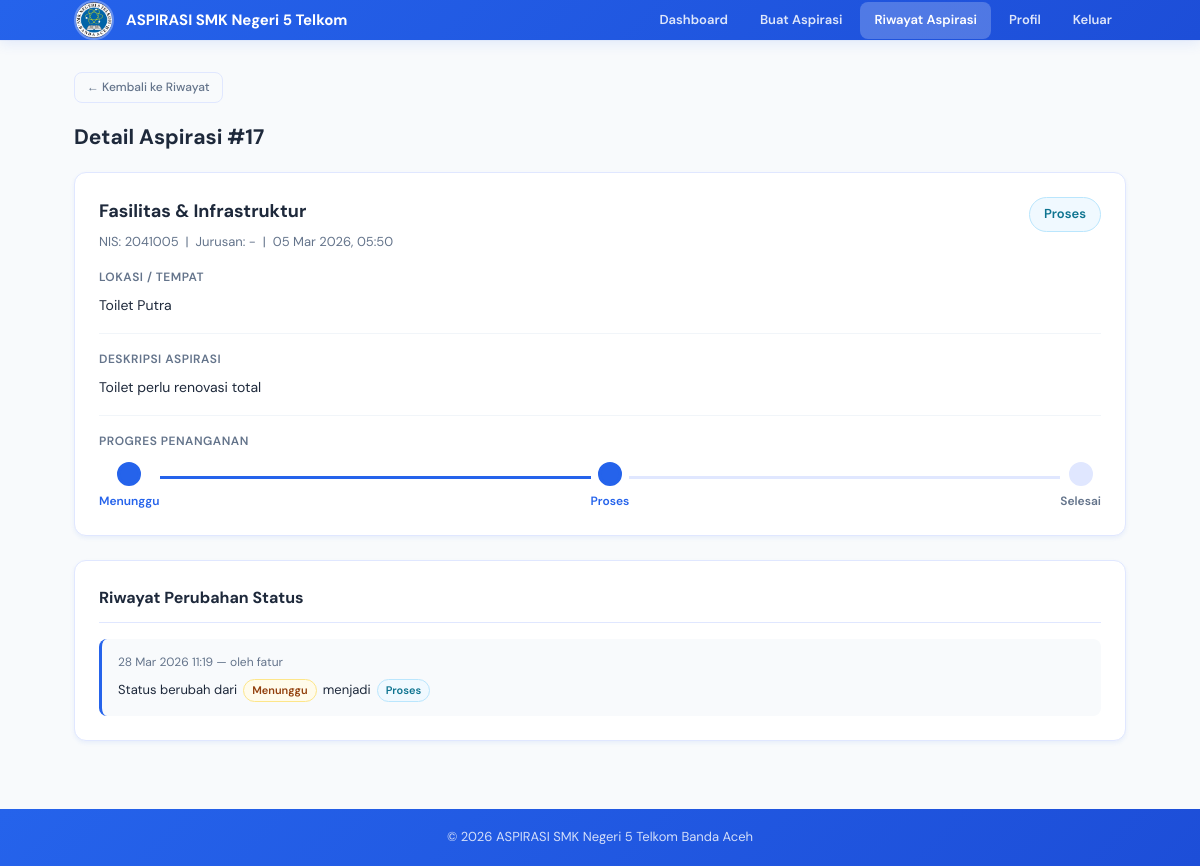
/detail-aspirasi.php?id=17, run on the app's committed database.
### tables this page shows
CREATE TABLE `input_aspirasi` (
  `id_pelaporan` int(11) NOT NULL,
  `nis` varchar(20) NOT NULL,
  `jurusan` varchar(50) DEFAULT NULL,
  `id_kategori` int(11) NOT NULL,
  `lokasi` varchar(200) NOT NULL,
  `ket` longtext NOT NULL,
  `tanggal_input` timestamp NOT NULL DEFAULT current_timestamp(),
  `status` varchar(50) DEFAULT 'menunggu',
  `penyelesaian` longtext DEFAULT NULL
);

CREATE TABLE `tb_kategori` (
  `id_kategori` int(11) NOT NULL,
  `ket_kategori` varchar(100) NOT NULL,
  `created_at` timestamp NOT NULL DEFAULT current_timestamp()
);

CREATE TABLE `tb_aspirasi` (
  `id_aspirasi` int(11) NOT NULL,
  `id_pelaporan` int(11) NOT NULL,
  `status` varchar(50) DEFAULT 'menunggu',
  `feedback` longtext DEFAULT NULL,
  `created_at` timestamp NOT NULL DEFAULT current_timestamp()
);

CREATE TABLE `tb_history_aspirasi` (
  `id_history` int(11) NOT NULL,
  `id_pelaporan` int(11) NOT NULL,
  `old_status` varchar(50) DEFAULT NULL,
  `new_status` varchar(50) DEFAULT NULL,
  `old_feedback` longtext DEFAULT NULL,
  `new_feedback` longtext DEFAULT NULL,
  `changed_by` varchar(50) DEFAULT NULL,
  `changed_at` timestamp NOT NULL DEFAULT current_timestamp()
);

### detail-aspirasi.php (the view, shortened to what this page needs)
<?php
include 'db.php';
include 'nav.php';
$id = (int)($_GET['id'] ?? 0);
$asp     = null;
$history = [];
if ($conn) {
    $stmt = $conn->prepare("SELECT ia.id_pelaporan, ia.nis, ia.lokasi, ia.ket, ia.tanggal_input, ia.jurusan,
        tk.ket_kategori, ta.status, ta.feedback
        FROM input_aspirasi ia
        LEFT JOIN tb_aspirasi ta ON ia.id_pelaporan = ta.id_pelaporan
        LEFT JOIN tb_kategori tk ON ia.id_kategori = tk.id_kategori
        WHERE ia.id_pelaporan = ?");
    if ($stmt) {
        $stmt->bind_param("i", $id);
        $stmt->execute();
        $asp = $stmt->get_result()->fetch_assoc();
    }
    $hs = $conn->prepare("SELECT old_status, new_status, new_feedback, changed_by, changed_at
        FROM tb_history_aspirasi WHERE id_pelaporan=? ORDER BY changed_at DESC");
    if ($hs) {
        $hs->bind_param("i", $id);
        $hs->execute();
        $hr = $hs->get_result();
        while ($row = $hr->fetch_assoc()) $history[] = $row;
    }
}
$status    = $asp['status'] ?? 'Menunggu';
$badge     = $status === 'Selesai' ? 'badge-selesai' : ($status === 'Proses' ? 'badge-proses' : 'badge-menunggu');
$steps     = ['Menunggu', 'Proses', 'Selesai'];
$step_idx  = array_search($status, $steps);
?>
<div class="section">
    <div class="container">
        <div class="page-back">
            <a href="riwayat-aspirasi.php" class="btn btn-sm btn-secondary">← Kembali ke Riwayat</a>
        </div>
        <h2>Detail Aspirasi #<?php echo $asp['id_pelaporan']; ?></h2>
        <div class="detail-card">
            <div class="detail-card-header">
                <div>
                    <div class="detail-title"><?php echo htmlspecialchars($asp['ket_kategori'] ?? 'Aspirasi'); ?></div>
                    <div class="detail-meta">
                        NIS: <?php echo htmlspecialchars($asp['nis']); ?> &nbsp;|&nbsp;
                        Jurusan: <?php echo htmlspecialchars($asp['jurusan'] ?? '-'); ?> &nbsp;|&nbsp;
                        <?php echo $asp['tanggal_input'] ? date('d M Y, H:i', strtotime($asp['tanggal_input'])) : '-'; ?>
                    </div>
                </div>
                <span class="badge <?php echo $badge; ?> badge-lg"><?php echo htmlspecialchars($status); ?></span>
            </div>
            <div class="detail-section">
                <div class="detail-label">Lokasi / Tempat</div>
                <div class="detail-value"><?php echo htmlspecialchars($asp['lokasi']); ?></div>
            </div>
            <div class="detail-section">
                <div class="detail-label">Deskripsi Aspirasi</div>
                <div class="detail-value detail-desc"><?php echo nl2br(htmlspecialchars($asp['ket'])); ?></div>
            </div>
            <div class="detail-section" style="border-bottom:none">
                <div class="detail-label">Progres Penanganan</div>
                <div class="progress-steps" style="margin-top:10px">
                    <?php foreach ($steps as $i => $step): ?>
                    <div class="progress-step <?php echo $i <= $step_idx ? 'progress-step-done' : ''; ?>">
                        <div class="progress-dot"></div>
                        <div class="progress-label"><?php echo $step; ?></div>
                    </div>
                    <?php if ($i < count($steps) - 1): ?>
                    <div class="progress-line <?php echo $i < $step_idx ? 'progress-line-done' : ''; ?>"></div>
                    <?php endif; ?>
                    <?php endforeach; ?>
                </div>
            </div>
        </div>
        <?php if (!empty($history)): ?>
        <div class="detail-card mt-24">
            <h3>Riwayat Perubahan Status</h3>
            <div class="history-list">
                <?php foreach ($history as $h):
                    $ob = $h['old_status'] ?? 'Menunggu';
                    $nb = $h['new_status'];
                    $ob_cls = $ob === 'Selesai' ? 'badge-selesai' : ($ob === 'Proses' ? 'badge-proses' : 'badge-menunggu');
                    $nb_cls = $nb === 'Selesai' ? 'badge-selesai' : ($nb === 'Proses' ? 'badge-proses' : 'badge-menunggu');
                ?>
                <div class="history-item">
                    <div class="history-meta">
                        <?php echo $h['changed_at'] ? date('d M Y H:i', strtotime($h['changed_at'])) : '-'; ?>
                        &mdash; oleh <?php echo htmlspecialchars($h['changed_by'] ?? 'Admin'); ?>
                    </div>
                    <div class="history-change">
                        Status berubah dari
                        <span class="badge badge-sm <?php echo $ob_cls; ?>"><?php echo htmlspecialchars($ob); ?></span>
                        menjadi
                        <span class="badge badge-sm <?php echo $nb_cls; ?>"><?php echo htmlspecialchars($nb); ?></span>
                    </div>
                </div>
                <?php endforeach; ?>
            </div>
        </div>
        <?php endif; ?>
    </div>
</div>

### data on the page
input_aspirasi: id_pelaporan "17", id_kategori.ket_kategori "Fasilitas & Infrastruktur", nis "2041005", jurusan "-", tanggal_input "05 Mar 2026, 05:50", tb_aspirasi.status "Proses", lokasi "Toilet Putra", ket "Toilet perlu renovasi total"
tb_history_aspirasi: old_status "Menunggu", new_status "Proses", changed_at "28 Mar 2026 11:19", changed_by "fatur"

### other printed values
$label "Dashboard"
$label "Buat Aspirasi"
$label "Riwayat Aspirasi"
$label "Profil"
$step "Selesai"
